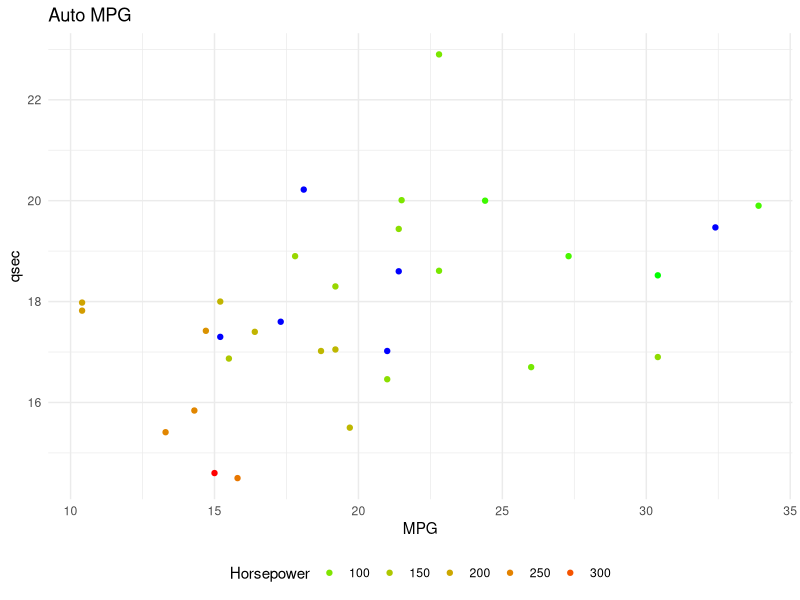

Write R code to recreate this figure.
### Using k-NN to impute data

library(tidyverse)
library(caret)
#install.packages("RANN")
library(RANN)

cars_info <-read.csv("cars_info.csv")
summary(cars_info)

ggplot(cars_info, aes(x = mpg, y = qsec, color = hp)) + 
    geom_point(show.legend = TRUE) +
    labs(x = 'MPG', y='qsec',  title = "Auto MPG",
         color = 'Horsepower') + 
    scale_color_gradient(low = "green", high = "red",
                         na.value = "blue", guide = "legend") +
    theme_minimal()+theme(legend.position="bottom")

preProcValues <- preProcess(cars_info %>% 
                                select(mpg, cyl, disp, wt, qsec, hp),
                            method = c("knnImpute"),
                            k = 10,
                            knnSummary = mean)
impute_cars_info <- predict(preProcValues, cars_info,na.action = na.pass)
impute_cars_info

procNames <- data.frame(col = names(preProcValues$mean), mean = preProcValues$mean, sd = preProcValues$std)
for(i in procNames$col){
    impute_cars_info[i] <- impute_cars_info[i]*preProcValues$std[i]+preProcValues$mean[i] 
}
